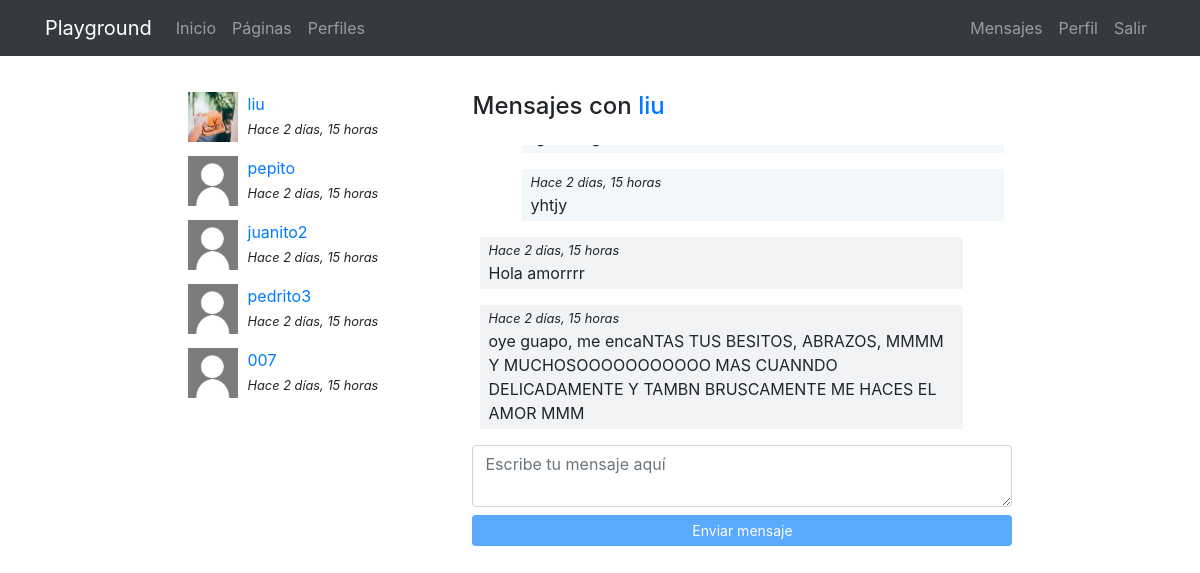
The app's page /messenger/thread/2/ (signed in) with its own data.
### registration/models.py (models this page shows)
class Profile(models.Model):
    user = models.OneToOneField(User, on_delete=models.CASCADE)
    avatar = models.ImageField(
        upload_to=custom_upload_to, null=True, blank=True)
    bio = models.TextField(null=True, blank=True)
    link = models.URLField(max_length=200, blank=True, null=True)
    class Meta:
        ordering = ['user__username']

### messenger/models.py (models this page shows)
class Thread(models.Model):
    users = models.ManyToManyField(User, related_name='threads')
    messages = models.ManyToManyField(Message)
    updated = models.DateTimeField(auto_now=True)
    objects = ThreadManager()
    class Meta:
        ordering = ['-updated']

class Message(models.Model):
    user = models.ForeignKey(User, on_delete=models.CASCADE)
    content = models.TextField()
    created = models.DateTimeField(auto_now_add=True)
    class Meta:
        ordering = ['created']

### messenger/views.py (the view)
# urls.py: path('thread/<int:pk>/', ThreadDetail.as_view(), name="detail"),
@method_decorator(login_required, name="dispatch")
class ThreadDetail(DetailView):
    model = Thread
    def get_object(self):
        obj = super(ThreadDetail, self).get_object()
        if self.request.user not in obj.users.all():
            raise Http404()
        return obj

### messenger/templates/messenger/thread_detail.html (shortened to what this page needs)
{% extends 'core/base.html' %}
{% load static %}
{% block content %}
<main role="main">
  <div class="container">
    <div class="row mt-3">
      <div class="col-md-9 mx-auto mb-5">
        <div class="row">
          <div class="col-md-4">
            {% for thread in request.user.threads.all %}
              {% if thread.messages.all|length > 0 %}
                <div class="mb-3">
                  {% for user in thread.users.all %}
                    {% if user != request.user %}
                      {% if user.profile.avatar %}
                        <img src="{{user.profile.avatar.url}}" class="avatar">
                      {% else %}
                        <img src="{% static 'registration/img/no-avatar.jpg' %}" class="avatar">
                      {% endif %}
                      <div>
                        <a href="{% url 'messenger:detail' thread.pk %}">{{user}}</a><br>
                        <small><i>Hace {{thread.messages.last.created|timesince}}</i></small>
                      </div>
                    {% endif %}
                  {% endfor %}
                </div>
              {% endif %}
            {% endfor %}
          </div>
          <div class="col-md-8">
            {% for user in thread.users.all %}
              {% if user != request.user %}
                <h4 class="mb-4">Mensajes con <a href="{% url 'profiles:detail' user %} ">{{user}}</a></h4>
              {% endif %}
            {% endfor %}
            <div class="thread" id="thread">
              {% for message in object.messages.all %}
                <div {% if request.user == message.user %}class="mine mb-3"{% else %}class="other mb-3"{% endif %}>
                  <small><i>Hace {{thread.messages.last.created|timesince}}</i></small><br>
                  {{message.content}}
                </div>
              {% endfor %}
            </div>
            <textarea id="content" class="form-control mb-2" rows="2" placeholder="Escribe tu mensaje aquí"></textarea>
            <button id="send" class="btn btn-primary btn-sm btn-block" disabled>Enviar mensaje</button>
          </div>
        </div>
    </div>
  </div>
</main>
{% endblock %}

### core/static/core/css/main.css (style rules this page uses)
main { padding-top: 20px; }
:root { --jumbotron-padding-y: 3rem; }

### messenger/templates/messenger/thread_detail.html (style rules this page uses)
.avatar { width:50px; height:50px; float:left; margin-right:10px; }
.thread { max-height:300px; overflow-y:auto; padding:0 0.5em; }
.mine { padding:0 0.5em 0.25em; background-color:rgba(230,242,245,.5); width:92%; margin-left:8%; }
.other { padding:0 0.5em 0.25em; background-color:#f2f3f5; width:92%; }

### records on screen
Thread: messages.last.created "2 días, 15 horas"
Thread: messages.last.created "2 días, 15 horas"
Thread: messages.last.created "2 días, 15 horas"
Thread: messages.last.created "2 días, 15 horas"
Thread: messages.last.created "2 días, 15 horas"
Message: content "yhtjy"
Message: content "Hola amorrrr"
Message: content "oye guapo, me encaNTAS TUS BESITOS, ABRAZOS, MMMM Y MUCHOSOOOOOOOOOOO MAS CUANNDO DELICADAMENTE Y TAMBN BRUSCAMENTE ME HACES EL AMOR MMM"

### other values on screen
{{ user }} "liu"
{{ user }} "pepito"
{{ user }} "juanito2"
{{ user }} "pedrito3"
{{ user }} "007"
